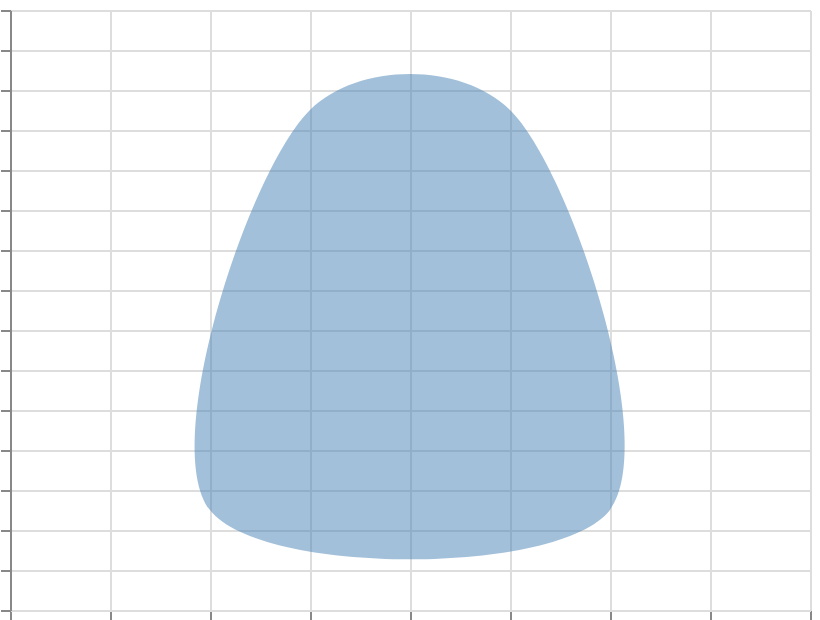

Specify this chart in Vega-Lite:
### Vega specification from a JSON file in a GitHub repository (floating-point values rounded to 4 significant figures)
{"$schema": "https://vega.github.io/schema/vega/v6.json", "width": 400, "height": 300, "padding": 5, "autosize": "none", "data": [{"name": "table", "values": [{"x": 100, "y": 50}, {"x": 300, "y": 50}, {"x": 250, "y": 250}, {"x": 150, "y": 250}]}], "scales": [{"name": "x", "type": "linear", "domain": [0, 400], "range": "width"}, {"name": "y", "type": "linear", "domain": [0, 300], "range": [{"signal": "height"}, 0]}], "marks": [{"type": "area", "from": {"data": "table"}, "encode": {"update": {"x": {"scale": "x", "field": "x"}, "y": {"scale": "y", "field": "y"}, "y2": {"scale": "y", "value": 0}, "fill": {"value": "steelblue"}, "fillOpacity": {"value": 0.5}, "interpolate": {"value": "catmull-rom-closed"}, "tension": {"value": 0.3}}}}], "axes": [{"scale": "x", "orient": "bottom", "grid": true, "labels": false}, {"scale": "y", "orient": "left", "grid": true, "labels": false}]}
